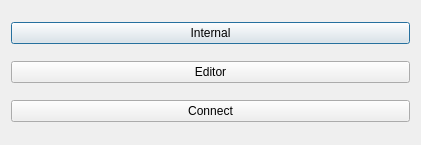
<?xml version="1.0" encoding="UTF-8"?>
<ui version="4.0">
 <class>Dialog</class>
 <widget class="QDialog" name="Dialog">
  <property name="geometry">
   <rect>
    <x>0</x>
    <y>0</y>
    <width>421</width>
    <height>145</height>
   </rect>
  </property>
  <property name="windowTitle">
   <string>Dialog</string>
  </property>
  <layout class="QVBoxLayout" name="verticalLayout">
   <item>
    <widget class="QPushButton" name="btnInternal">
     <property name="text">
      <string>Internal</string>
     </property>
    </widget>
   </item>
   <item>
    <widget class="QPushButton" name="btnEditor">
     <property name="text">
      <string>Editor</string>
     </property>
    </widget>
   </item>
   <item>
    <widget class="QPushButton" name="btnConnect">
     <property name="text">
      <string>Connect</string>
     </property>
    </widget>
   </item>
  </layout>
 </widget>
 <resources/>
 <connections>
  <connection>
   <sender>btnInternal</sender>
   <signal>clicked()</signal>
   <receiver>Dialog</receiver>
   <slot>accept()</slot>
   <hints>
    <hint type="sourcelabel">
     <x>200</x>
     <y>27</y>
    </hint>
    <hint type="destinationlabel">
     <x>267</x>
     <y>5</y>
    </hint>
   </hints>
  </connection>
 </connections>
</ui>
